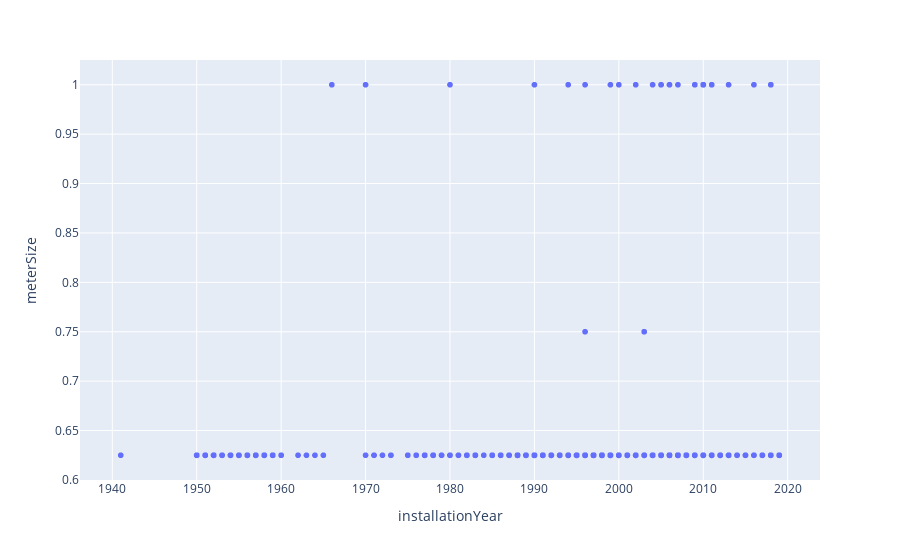

The code cell stored with this chart in its notebook:
### Code cell
scatter_plot(df, x='installationYear', y="meterSize")

### Figure 1 — Plotly figure (JSON) as saved in the notebook; plotly's stock layout.template omitted (floating-point values rounded to 4 significant figures; data arrays with more than 128 entries replaced by an {"elided": "..."} marker saying what was removed)
{"data": [{"hovertemplate": "installationYear=%{x}<br>meterSize=%{y}<extra></extra>", "legendgroup": "", "marker": {"color": "#636efa", "symbol": "circle"}, "mode": "markers", "name": "", "showlegend": false, "type": "scattergl", "x": {"elided": "1960 int values"}, "xaxis": "x", "y": {"elided": "1960 float values"}, "yaxis": "y"}], "layout": {"legend": {"tracegroupgap": 0}, "margin": {"t": 60}, "xaxis": {"anchor": "y", "domain": [0, 1], "title": {"text": "installationYear"}}, "yaxis": {"anchor": "x", "domain": [0, 1], "title": {"text": "meterSize"}}}}
